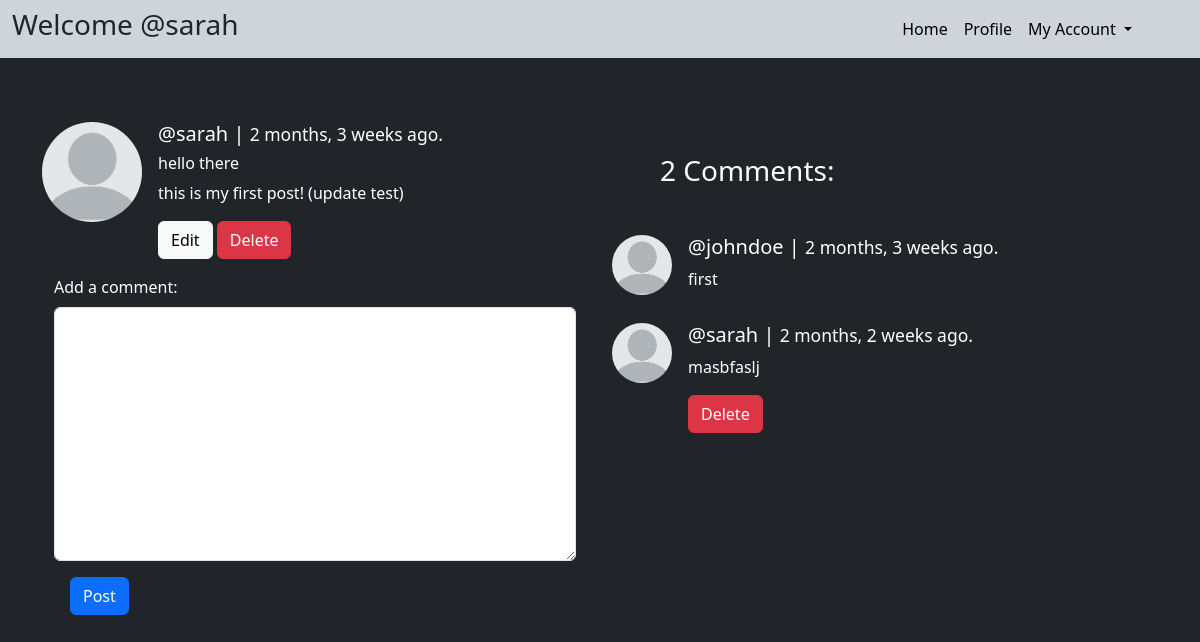
The page /post/8 (signed in) on the database its author committed.
### base/models.py (models this page shows, shortened)
class Post(models.Model):
    author = models.ForeignKey(User, on_delete=models.CASCADE)
    title = models.CharField(max_length=200)
    content = models.TextField(blank=True, null=True)
    created = models.DateTimeField(auto_now_add=True)

class Profile(models.Model):
    user = models.OneToOneField(User, on_delete=models.CASCADE)
    image = models.ImageField(default='default.png', upload_to='profiles/', blank=True, null=True)
    bio = models.TextField(blank=True, null=True)

class Comment(models.Model):
    commenter = models.ForeignKey(User, on_delete=models.CASCADE, related_name='commenter')
    body = models.TextField()
    post = models.ForeignKey(Post, on_delete=models.CASCADE, blank=True, null=True)
    created = models.DateTimeField(auto_now_add=True)

### base/views.py (the view, shortened to what this page needs)
# urls.py: path('post/<int:pk>', views.viewPost, name="view-post"),
@login_required(login_url='/login/')
def viewPost(request, pk):
    post = Post.objects.get(pk=pk)
    comments = post.comment_set.all()
    form = CommentForm()
    context = {'post':post, 'form':form, 'comments':comments}
    return render(request, 'base/view_post.html', context)

### base/forms.py
class CommentForm(ModelForm):
    class Meta:
        model = Comment
        fields = ['body']

### base/templates/base/view_post.html (shortened to what this page needs)
{% extends "base.html" %}
{% load widget_tweaks %}
{% load static %}
{% block body %}
<div class="container mt-5">
    <div class="row">
        <div class="col-md-6">
            <div class="d-flex  position-relative mt-3 mb-3">
                <img src="{{post.author.profile.image.url}}" class="flex-shrink-0 me-3  rounded-circle" alt="profile" width="100" height="100">
                <div>
                    <h5 class="mt-0">@{{post.author}} | <small>{{post.created|timesince}} ago.</small></h5>
                    <h6>{{post.title}}</h6>
                    <p>{{post.content}}</p>
                    {% if request.user == post.author %}
                    <a href="{% url 'update-post' post.id %}" class="btn btn-light">Edit</a>
                    <a href="{% url 'delete-post' post.id %}" class="btn btn-danger">Delete</a>
                    {% endif %}
                </div>
            </div>
            <div class="container d-flex  align-items-center" >
                <form action="" method="post" class="row">
                    <label for="exampleFormControlTextarea1" class="form-label">Add a comment:</label>
                    {% for field in form %}
                    <div class="col-md-12">
                        {{field|add_class:"form-control"}}
                    </div>
                    {% endfor %}
                    <div class="col-md-12 d-flex justify-content-start">
                        <button type="submit" class="btn btn-primary m-3">Post</button>
                    </div>
                </form>
            </div>
        </div>
        <div class="col-md-6">
            {% if comments %}
            <h3 class=" m-5">{{comments.count}} Comment{{ comments.count|pluralize }}:</h3>
            {% else %}
            <h3 class=" m-5">No comments yet.</h3>
            {% endif %}
            {% for comment in comments %}
            <div class="d-flex  position-relative mt-3 mb-3">
                <a href="{% url 'user-profile' comment.commenter.id %}"> <img src="{{comment.commenter.profile.image.url}}" class="flex-shrink-0 me-3  rounded-circle" alt="profile" width="60" height="60"></a>
                <div>
                    <h5 class="mt-0">@{{comment.commenter}} | <small>{{comment.created|timesince}} ago.</small></h5>
                    <p>{{comment.body}}</p>
                    {% if request.user == comment.commenter %}
                    <a href="{% url 'delete-comment' post.id comment.id %}" class="btn btn-danger">Delete</a>
                    {% endif %}
                </div>
            </div>
            {% endfor %}
        </div>
    </div>
</div>
{% endblock body %}

### templates/base.html (shortened to what this page needs)
<!DOCTYPE html>
{% load static %}
<html lang="en">
    <head>
        <link href="https://cdn.jsdelivr.net/npm/bootstrap@5.3.3/dist/css/bootstrap.min.css" rel="stylesheet">
    </head>
    <body class="bg-dark text-white">
        {% include "navbar.html" %}
        {% block body %}{% endblock body %}
    </body>
</html>

### templates/navbar.html (shortened to what this page needs)
{% load static %}
<nav class="navbar navbar-expand-lg bg-dark-subtle">
  <div class="container-fluid d-flex justify-content-between">
    {% if request.user.is_authenticated %}
    <h3 class="text-dark d-none d-lg-block">Welcome @{{request.user.username}}</h3>
    {% else %}
    <h3><a class="nav-link active text-dark" aria-current="page" href="{% url 'home' %}">Blog</a></h3>
    {% endif %}
    <div>
      {% if request.user.is_authenticated %}
      <div class="collapse navbar-collapse" id="navbarSupportedContent">
        <ul class="navbar-nav me-auto mb-2 mb-lg-0">
          <li class="nav-item">
            <a class="nav-link active" aria-current="page" href="{% url 'home' %}">Home</a>
          </li>
          <li class="nav-item">
            <a class="nav-link active" aria-current="page" href="{% url 'profile' %}">Profile</a>
          </li>
          <li class="nav-item dropdown">
            <a class="nav-link dropdown-toggle active me-5" href="#" role="button" data-bs-toggle="dropdown" aria-expanded="false">
              My Account
            </a>
          </li>
        </ul>
      {% else %}
      <a href="{% url 'login' %}" class="btn btn-primary">Login</a>
      {% endif %}
    </div>
  </div>
</nav>

### rows shown on the page
Post: author.profile.image (placeholder picture), author "sarah", created "2 months, 3 weeks", title "hello there", content "this is my first post! (update test)"
Comment: commenter.profile.image (placeholder picture), commenter "johndoe", created "2 months, 3 weeks", body "first"
Comment: commenter.profile.image (placeholder picture), commenter "sarah", created "2 months, 2 weeks", body "masbfaslj", shows "Delete"

### other values the page prints
{{ request.user.username }} "sarah"
{{ comments.count }} "2"
